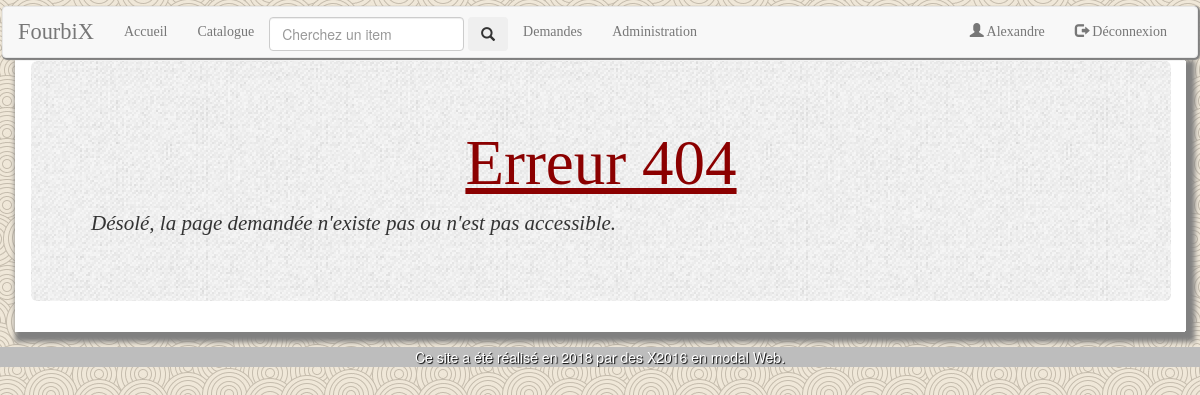
The app's page /index.php?page=binet&pageBinet=Binet Philosophie (signed in), older data.
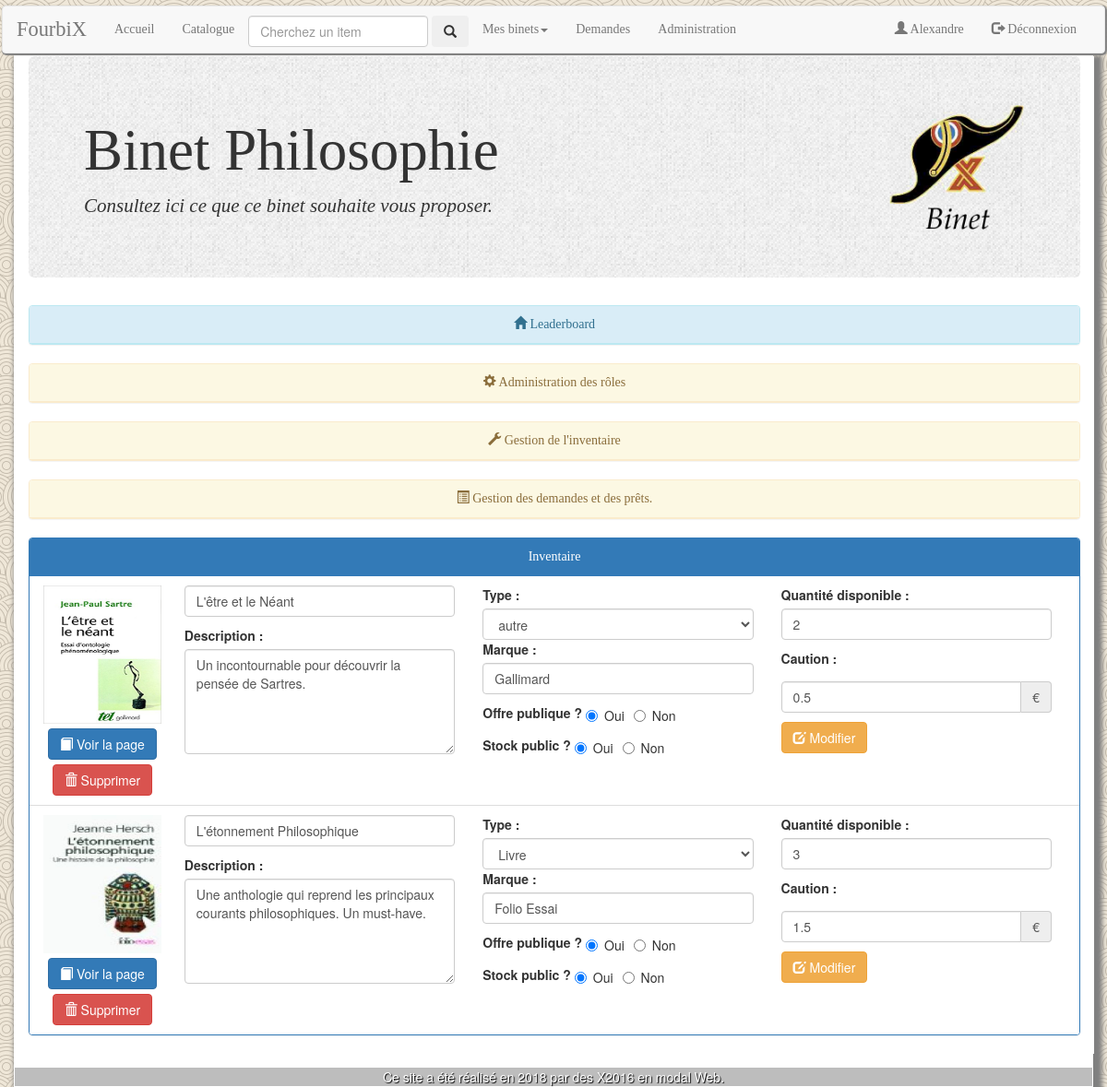
The same page, newer data.
### tables this page shows
CREATE TABLE `utilisateurs` (
  `prenom` varchar(64) NOT NULL,
  `nom` varchar(64) NOT NULL,
  `formation` varchar(64) NOT NULL,
  `email` varchar(128) NOT NULL,
  `login` varchar(64) NOT NULL,
  `password` varchar(40) NOT NULL,
  `naissance` date NOT NULL COMMENT 'Pour savoir si la personne est majeure.'
);

CREATE TABLE `items` (
  `id` int(11) NOT NULL,
  `nom` varchar(128) NOT NULL,
  `marque` varchar(128) DEFAULT NULL,
  `type` varchar(64) DEFAULT NULL,
  `binet` varchar(64) NOT NULL,
  `quantite` int(11) NOT NULL,
  `description` text NOT NULL,
  `image` varchar(128) NOT NULL DEFAULT 'default-itemlogo.png',
  `offre` tinyint(1) NOT NULL DEFAULT '1',
  `isstockpublic` tinyint(1) NOT NULL DEFAULT '1',
  `caution` float NOT NULL DEFAULT '0'
);

### class/Utilisateur.php (called while the page is built, shortened)
<?php
class Utilisateur {
    public static function getUtilisateur($dbh, $login) {
        $query = "SELECT * FROM `utilisateurs` WHERE `login` = ?;";
        $sth = $dbh->prepare($query);
        $sth->setFetchMode(PDO::FETCH_CLASS, 'Utilisateur');
        $sth->execute(array($login));
        $user = $sth->fetch();
        return $user;
    }
    public static function isAdmin($dbh, $login){
        $query="SELECT `login` FROM `utilisateurs` WHERE `login` IN (SELECT `utilisateur` FROM `membres` WHERE `membres`.`role`='admin' AND `membres`.`binet`='Administrateurs') AND `login`=?;";
        $sth=$dbh->prepare($query);
        $sth->execute(array($login));
        return $sth->rowCount()==1;
    }
    public static function isAdminBinet($dbh, $login, $binet){
        $query="SELECT `login` FROM `utilisateurs` WHERE `login` IN (SELECT `utilisateur` FROM `membres` WHERE `membres`.`role`='admin' AND `membres`.`binet`=?) AND `login`=?;";
        $sth=$dbh->prepare($query);
        $sth->execute(array($binet, $login));
        return $sth->rowCount()==1;
    }
}

### class/Binet.php (called while the page is built, shortened)
<?php
class Binet{
    public static function doesBinetExist($dbh, $nom){
        $query="SELECT * FROM `binets` WHERE `nom`=?";
        $sth=$dbh->prepare($query);
        $sth->execute(array($nom));
        return $sth->rowCount()==1;
    }
    public static function generateBinetsByMember($dbh, $login){
        $query="SELECT binet FROM membres WHERE utilisateur = ? AND binet!='Administrateurs' GROUP BY binet ORDER BY binet ASC";
        $sth = $dbh->prepare($query);
        $sth->setFetchMode(PDO::FETCH_CLASS, 'Binet');
        $sth->execute(array($login));
        $binets = array();
        while($membre = $sth->fetch()){
            array_push($binets, $membre);
        }
        return $binets;
    }
}

### class/Item.php (called while the page is built, shortened)
<?php
class Item{
    public static function getItemsFromBinets($dbh, $nomBinet){
        $query="SELECT * FROM items WHERE binet=?";
        $sth=$dbh->prepare($query);
        $sth->setFetchMode(PDO::FETCH_CLASS, 'Item');
        $sth->execute(array($nomBinet));
        $items=array();
        $i=0;
        while ($item=$sth->fetch()){
            $items[$i] = clone $item;
            $i++;
        }
        return $items;
    }
}
?>

### contents/binet.php (the view, shortened to what the rows shown need)
<?php
function printHeaderPage($binet, $image){
    echo <<< CHAINE_DE_FIN
    <div class="container">
    <div class="jumbotron">
            <img src="images/binets/$image" alt=\"$image\" class='pageLogo'>
            <h1>$binet</h1>
        <p>Consultez ici ce que ce binet souhaite vous proposer.</p>
    </div>
CHAINE_DE_FIN;
}
function printItemsManager($dbh, $binet){
    $items = Item::getItemsFromBinets($dbh, $binet);
    echo "<div class='panel panel-primary'><div class='panel-heading center'>Inventaire</div>";
    echo "<ul class='list-group'>";
    foreach ($items as $item) {
        echo "<li class='list-group-item'><div class='media'>";
        echo "<div class='media-left media-middle' style='text-align: center;'><img src=\"images/items/" . htmlspecialchars($item->image) . "\" alt=\"images/items/".htmlspecialchars($item->image)."\" class='image-item-Manager'/>";
        echo "<a href='index.php?page=item&id={$item->id}' class='btn btn-primary' style='margin:5px'><span class='glyphicon glyphicon-book'></span> Voir la page</a><br/>";
        echo "<form action='index.php?page=binet&pageBinet=" . htmlspecialchars($binet) . "' method='post'>";
        echo "<button type='submit' class='btn btn-danger' name='itemDeleteID' value='{$item->id}'><span class='glyphicon glyphicon-trash'></span> Supprimer</button></form>";
        echo "</div><div class='media-body'><div class='container-fluid'><div class='row'><form action='index.php?page=binet&pageBinet=" . htmlspecialchars($binet) . "' method='post'>";
        echo "<div class='col-md-4 col-sm-4'><p><input type='text' name='nom' value='" . htmlspecialchars($item->nom) . "' class='form-control' required></p>";
        echo "<p><label for='description'>Description :</label><textarea class='form-control' name='description' id='description' rows='5' required/>" . htmlspecialchars($item->description) . "</textarea></p></div>";
        echo "<div class='col-md-4 col-sm-4'><p><label for='type'>Type :</label><select class='form-control' id='type' name='type' required>";
        generateTypesSelected($dbh, $item->type);
        echo "</select></p";
        echo "<p><label for='marque'>Marque :</label> <input type='text' name='marque' value='" . htmlspecialchars($item->marque) . "' class='form-control' required></p>";
        echo "<p><label>Offre publique ?</label> <label class='radio-inline'><input type='radio' value='oui' name=isOfferPublic id='OfferPublic' checked>Oui</label>";
        echo "<label class='radio-inline'><input type='radio' value='non' name=isOfferPublic id='OfferPrive'>Non</label></p>";
        echo "<p><label>Stock public ?</label> <label class='radio-inline'><input type='radio' value='oui' name=isStockPublic id='StockPublic' checked>Oui</label>";
        echo "<label class='radio-inline'><input type='radio' value='non' name=isStockPublic id='StockPrive'>Non</label></p></div>";
        echo "<div class='col-md-4 col-sm-4'>";
        echo "<p><label for='stockQuantity'>Quantité disponible :</label> <input class='form-control' type='number' value='" . htmlspecialchars($item->quantite) . "' min='0' name='stockQuantity' id='stockQuantity' required></p>";
        echo "<p><label for='caution'>Caution :</label> <div class='input-group'><input class='form-control' type='number' value='" . htmlspecialchars($item->caution) . "' step='0.01' name=caution id='caution' min='0' required><div class='input-group-addon'>&euro;</div></div></p>";
        echo "<p><button type='submit' class='btn btn-warning' name='itemUpdateID' value='{$item->id}'><span class='glyphicon glyphicon-edit'></span> Modifier</button></p></div></form>";
        echo "</div></div>";
        echo "</div></li>";
    }
    echo "</ul></div>";
}
function generateTypesSelected($dbh, $typeSelected){
    $sth=$dbh->prepare("SELECT `nom` FROM `types`");
    $sth->execute();
    while($type = $sth->fetch()){
        $toPrint = $type['nom'];
        if ($typeSelected == $toPrint)
            echo "<option selected>" . htmlspecialchars($toPrint) . "</option>";
        else
            echo "<option>" . htmlspecialchars($toPrint) . "</option>";
    }
}
function printGestionItemsForm($dbh, $binet){
    echo <<< CHAINE_DE_FIN
<div class="panel panel-warning toBeClicked ">
            <div class="panel-heading isClickable center"><span class="glyphicon glyphicon-wrench"></span> Gestion de l'inventaire</div>
            <div class="panel-body toBeToggled">
    <div class='row'>
CHAINE_DE_FIN;
    echo <<< CHAINE_DE_FIN
    </div></div></div>
CHAINE_DE_FIN;
}
if (isset($_GET["pageBinet"]) && Binet::doesBinetExist($dbh, $_GET["pageBinet"]) && $_GET["pageBinet"]!="Administrateurs"){
    $binet= htmlspecialchars($_GET["pageBinet"]);
    printHeaderPage($binet, Binet::getImageBinet($dbh, $binet));
    $isManager=false;
    if (isset($_SESSION["loggedIn"]) && $_SESSION["loggedIn"] && (Utilisateur::isAdminBinet($dbh, $_SESSION["login"], $binet) || Utilisateur::isAdmin($dbh, $_SESSION["login"]))){
        $isManager=true;
    }
    if ($isManager){
        printgestionItemsForm($dbh, $binet);
    }
    if($isManager)
        printItemsManager($dbh, $binet);
    else
        printItemsUser($dbh, $binet);
} else{
    require("erreur.php");
}

### utilities/utils.php (shortened to what the rows shown need)
<?php
function generateHTMLHeader($titre, $linkCSS) {
    echo <<<CHAINE_DE_FIN
<!DOCTYPE html>
<html>
   <head>
        <meta charset="UTF-8"/>
        <meta name="viewport" content="width=device-width, initial-scale=1">
        <link href="bootstrap/css/bootstrap.css" rel="stylesheet">
        <link rel="stylesheet" type="text/css" href="$linkCSS">
        <link rel="icon" type="image/x-icon" href="images/logo/favicon.ico" />
        <link rel="icon" type="image/png" href="images/logo/favicon.png" />
        <script type="text/javascript" src="js/jquery-1.11.0.min.js"></script>
        <script type="text/javascript" src="js/code.js"></script>
        <script type="text/javascript" src="js/sorttable.js"></script>
        <script type="text/javascript" src="bootstrap/js/bootstrap.js"></script>
        <script type="text/javascript" src="bootstrap/js/jquery.js"></script>
        <script type="text/javascript" src="bootstrap/js/npm.js"></script>
        <title>$titre</title>
    </head>
        <body>
            <div class='upperNavBar'>
            </div>
CHAINE_DE_FIN;
}
function generateHTMLFooter(){
    echo <<< CHAINE_DE_FIN
    <footer class="page-footer font-small pt-4 mt-4">
        <div class="footer-copyright py-3 text-center">
            Ce site a été réalisé en 2018 par des X2016 en modal Web.
        </div>
    </footer>
    </body>
</html>
CHAINE_DE_FIN;
}
function generateNavBar($dbh, $isLogged){
    if (!$isLogged){
        echo <<< CHAINE_DE_FIN
    <nav class="navbar navbar-default" role="navigation" style="margin:2px">
        <div class="container-fluid">
            <div class="navbar-header">
                <button type="button" class="navbar-toggle collapsed" data-toggle="collapse" data-target="#navbar" aria-expanded="false">
                    <span class="sr-only">Toggle navitagion</span>
                    <span class="icon-bar"></span>
                    <span class="icon-bar"></span>
                    <span class="icon-bar"></span>
                </button>
                <a class="navbar-brand titreSite" href="index.php">FourbiX</a>
            </div>
            <div class="navbar-collapse collapse" id="navbar">
                <ul class="nav navbar-nav">
                    <li><a href="index.php?page=accueil">Accueil</a></li>
                    <li style=margin-top:10px>
                </ul>
                <ul class="nav navbar-nav navbar-right">
                    <li><a href="index.php?page=inscription"><span class="glyphicon glyphicon-user"></span> S'inscrire</a></li>
                    <li><a href="index.php?page=accueil"><span class="glyphicon glyphicon-log-in"></span> Connexion</a></li>
                </ul>
            </div>
        </div>
    </nav>
CHAINE_DE_FIN;
    } else{
        $login= htmlspecialchars($_SESSION["login"]);
        $isAdmin= Utilisateur::isAdmin($dbh, $login);
        $binets= Binet::generateBinetsByMember($dbh, $login);
            echo <<< CHAINE_DE_FIN
    <nav class="navbar navbar-default" role="navigation" style="margin:2px">
        <div class="container-fluid">
            <div class="navbar-header">
                <button type="button" class="navbar-toggle collapsed" data-toggle="collapse" data-target="#navbar" aria-expanded="false">
                    <span class="sr-only">Toggle navitagion</span>
                    <span class="icon-bar"></span>
                    <span class="icon-bar"></span>
                    <span class="icon-bar"></span>
                </button>
                <a class="navbar-brand titreSite" href="index.php">FourbiX</a>
            </div>
            <div class="navbar-collapse collapse" id="navbar">
                <ul class="nav navbar-nav navbar-left">
                    <li><a href="index.php?page=accueil">Accueil</a></li>
                    <li><a href="index.php?page=catalogue">Catalogue</a></li>
                    <li style=margin-top:10px>
                    <form class="form-inline" method="get" action="index.php">
                        <input class="form-control mr-sm-2" type="search" name="search" placeholder="Cherchez un item" aria-label="Search">
                        <button class="btn btn-outline-success my-2 my-sm-0" type="submit" value="search" name="page"><span class="glyphicon glyphicon-search"></span></button>
                    </form></li>
CHAINE_DE_FIN;
        if (sizeof($binets) != 0){
                    echo <<< CHAINE_DE_FIN
                    <li class='dropdown'><a href="#" class="dropdown-toggle" data-toggle="dropdown" role="button" aria-haspopup="true" aria-expanded="false">Mes binets<span class="caret"></span></a>
                        <ul class="dropdown-menu">
CHAINE_DE_FIN;
            echo <<< CHAINE_DE_FIN
                        </ul>
                    </li>
CHAINE_DE_FIN;
        }
                echo '<li><a href="index.php?page=demandes">Demandes</a></li>';
            if ($isAdmin){
                echo <<< CHAINE_DE_FIN
                    <li><a href="index.php?page=administration">Administration</a></li>
CHAINE_DE_FIN;
            }
            $prenom = Utilisateur::getUtilisateur($dbh, $login)->prenom;
            echo <<< CHAINE_DE_FIN
                </ul>
                <ul class="nav navbar-nav navbar-right">
                    <li><a href="index.php?page=utilisateur"><span class="glyphicon glyphicon-user"></span> $prenom</a></li>
                    <li><a href="index.php?todo=logout&page=accueil"><span class="glyphicon glyphicon-log-out"></span> Déconnexion</a></li>
                </ul>
            </div>
        </div>
    </nav>
CHAINE_DE_FIN;
    }
}
?>

Row changes from the older to the newer data that the page shows:
added items: image (picture), $item->id 11 (drawn), nom "L'être et le Néant", description "Un incontournable pour découvrir la pensée de Sartres.", marque "Gallimard", stockQuantity "2", caution "0.5"
added items: image (picture), $item->id 12 (drawn), nom "L'étonnement Philosophique", description "Une anthologie qui reprend les principaux courants philosophiques. Un must-have.", marque "Folio Essai", stockQuantity "3", caution "1.5"
Text that changed along with them:
$binet: (not shown) → "Binet Philosophie"
text no longer shown: "Erreur 404 Désolé, la page demandée n'existe pas ou n'est pas accessible."
text now shown: "Mes binets Consultez ici ce que ce binet souhaite vous proposer. Leaderboard Administration des rôles Gestion de l'inventaire Gestion des demandes et des prêts. Inventaire"
